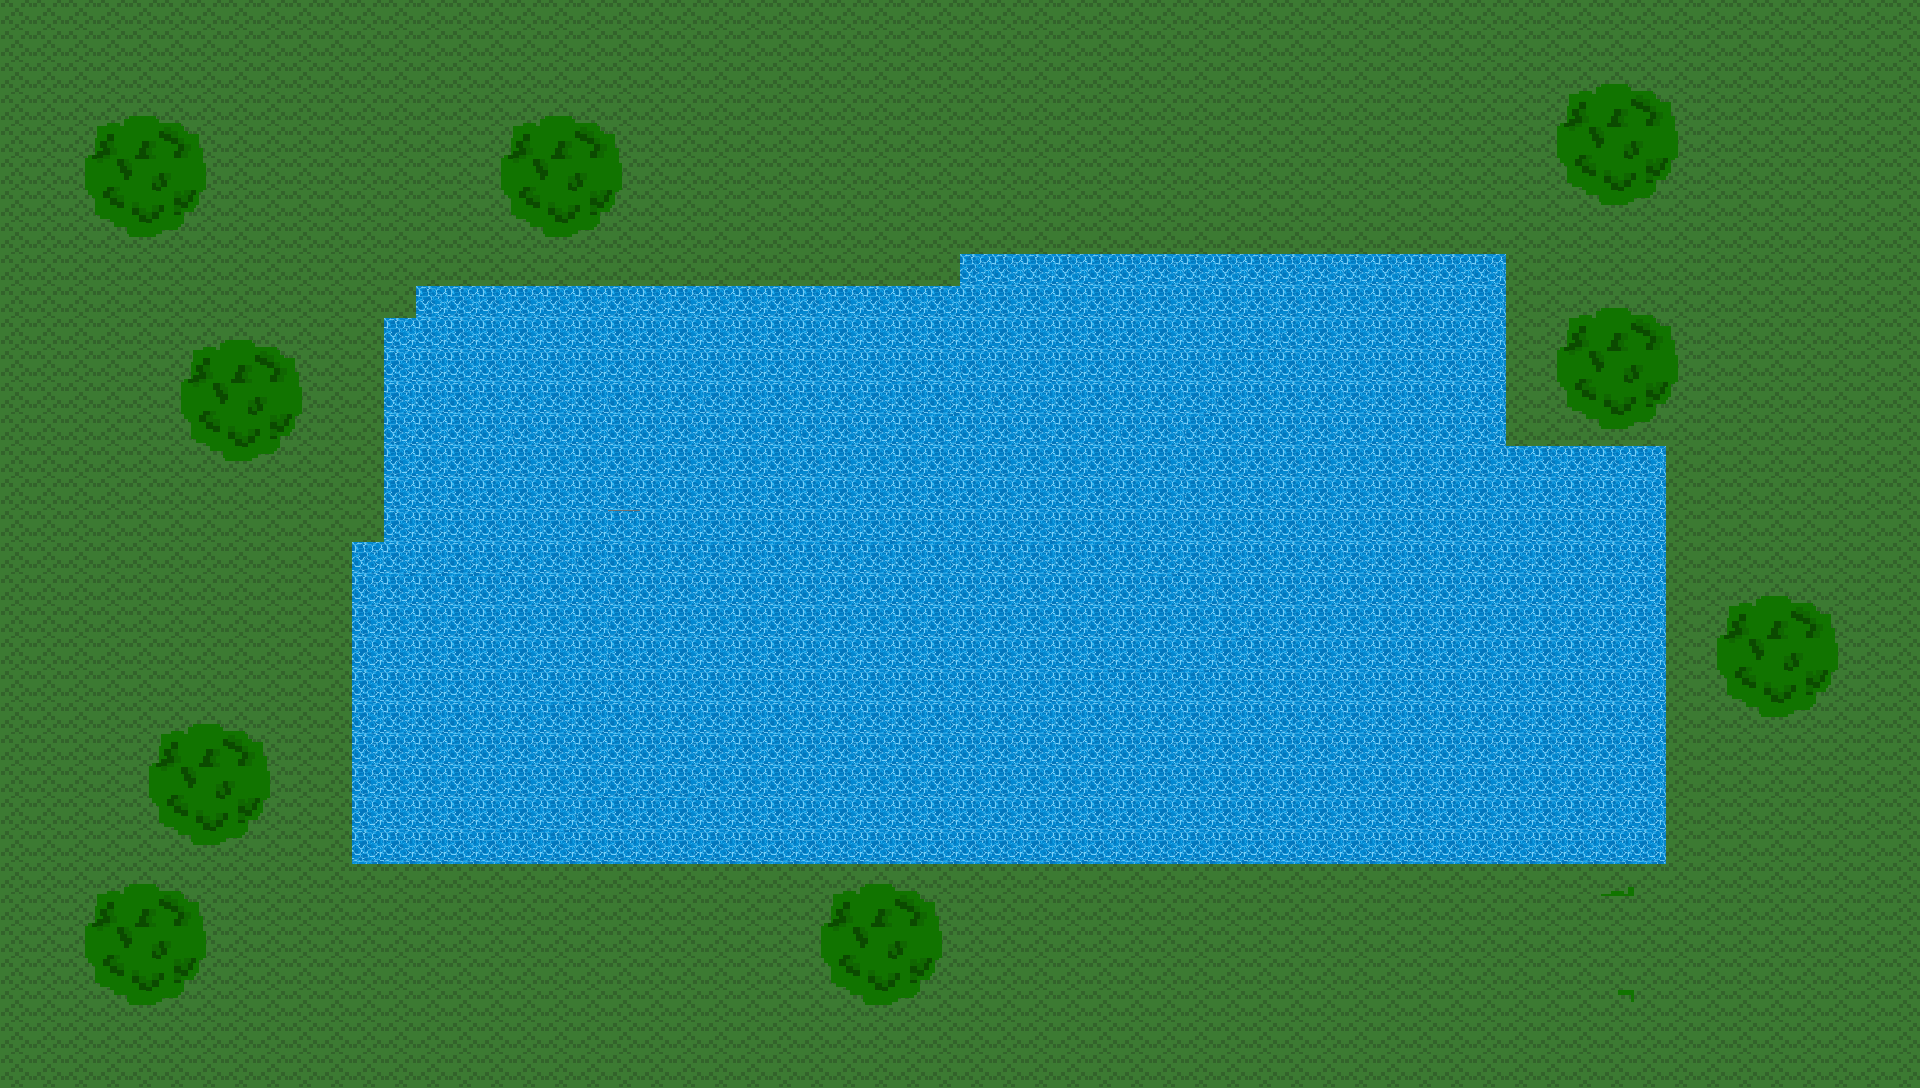

This is a level from a 2D game, rendered from its Tiled map with the project's own tilesets. A one-line summary and the map file follow, with tile-layer data summarised:
An orthogonal 60x34 tile map with 32x32 px tiles, 4 tile layers (Pasto, Arboles, Lago, Tubos).

<map version="1.4" tiledversion="1.4.3" orientation="orthogonal" renderorder="right-down" width="60" height="34" tilewidth="32" tileheight="32" infinite="0" nextlayerid="6" nextobjectid="1">
 <tileset firstgid="1" source="TILESET 2.tsx" />
 <layer id="1" name="Pasto" width="60" height="34">
  <data>[2040 cells, 2040 non-empty, 1 distinct tile ids]</data>
 </layer>
 <layer id="2" name="Arboles" width="60" height="34">
  <data>[2040 cells, 232 non-empty, 25 distinct tile ids]</data>
 </layer>
 <layer id="3" name="Lago" width="60" height="34">
  <data>[2040 cells, 721 non-empty, 1 distinct tile ids]</data>
 </layer>
 <layer id="5" name="Tubos" width="60" height="34">
  <data>[2040 cells, 138 non-empty, 2 distinct tile ids]</data>
 </layer>
</map>
